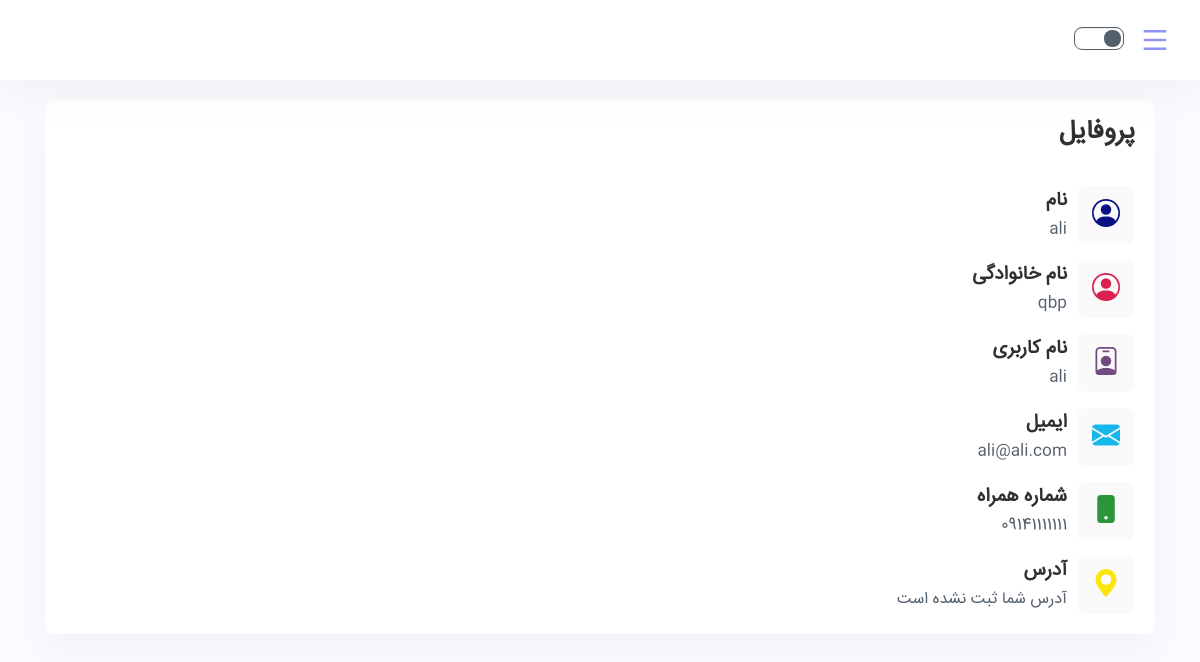
Screenshot of /user-profile-admin/ali with the database file from the repository.
### DongLand/models.py (models this page shows)
class User(AbstractUser):
    phone_number = models.CharField(max_length=100)
    address = models.CharField(max_length=200)

### DongLand/views.py (the view)
# urls.py: path('user-profile-admin/<username>', views.user_profile_admin, name='user_profile_admin'),
def user_profile_admin(request, username):
    list(messages.get_messages(request))
    user = User.objects.get(username=username)
    return render(request, "user_profile_admin.html", {"user": user})

### templates/user_profile_admin.html (shortened to what this page needs)
{% extends "admin_base.html" %}
{% load static %}
{% block content %}
    <div class="col-lg-12 col-md-12">
        <div class="card card-block card-stretch card-height">
            <div class="card-header">
                <div class="header-title">
                    <h4 class="card-title">پروفایل</h4>
                </div>
            </div>
            <div class="card-body">
                <ul class="list-inline p-0 m-0">
                    <li class="d-flex align-items-center mb-3">
                        <div class="profile-icon iq-icon-box rounded-small bg-light svg-danger text-center">
                        </div>
                        <div class="pl-3">
                            <h5>نام</h5>
                            <p class="mb-0">
                                {% if user.first_name %}
                                    {{ user.first_name }}
                                {% else %}
                                    نام شما ثبت نشده است
                                {% endif %}
                            </p>
                        </div>
                    </li>
                    <li class="d-flex align-items-center mb-3">
                        <div class="profile-icon iq-icon-box rounded-small bg-light svg-danger text-center">
                        </div>
                        <div class="pl-3">
                            <h5>نام خانوادگی</h5>
                            <p class="mb-0">
                                {% if user.last_name %}
                                    {{ user.last_name }}
                                {% else %}
                                    نام خانوادگی شما ثبت نشده است
                                {% endif %}
                            </p>
                        </div>
                    </li>
                    <li class="d-flex align-items-center mb-3">
                        <div class="profile-icon iq-icon-box rounded-small  bg-light svg-primary text-center">
                        </div>
                        <div class="pl-3">
                            <h5>نام کاربری</h5>
                            <p class="mb-0">
                                {% if user.username %}
                                    {{ user.username }}
                                {% else %}
                                    نام کاربری شما ثبت نشده است
                                {% endif %}
                            </p>
                        </div>
                    </li>
                    <li class="d-flex align-items-center mb-3">
                        <div class="profile-icon iq-icon-box rounded-small bg-light svg-warning text-center">
                        </div>
                        <div class="pl-3">
                            <h5>ایمیل</h5>
                            <p class="mb-0">
                                {% if user.email %}
                                    {{ user.email }}
                                {% else %}
                                    ایمیل شما ثبت نشده است
                                {% endif %}
                            </p>
                        </div>
                    </li>
                    <li class="d-flex align-items-center mb-3">
                        <div class="profile-icon iq-icon-box rounded-small  bg-light svg-success text-center">
                            <svg xmlns="http://www.w3.org/2000/svg" width="28" height="28" fill="#2c943a"
                                 class="bi bi-phone-fill" viewBox="0 0 16 16">
                                <path d="M3 2a2 2 0 0 1 2-2h6a2 2 0 0 1 2 2v12a2 2 0 0 1-2 2H5a2 2 0 0 1-2-2V2zm6 11a1 1 0 1 0-2 0 1 1 0 0 0 2 0z"/>
                            </svg>
                        </div>
                        <div class="pl-3">
                            <h5>شماره همراه</h5>
                            <p class="mb-0">
                                {% if user.phone_number %}
                                    {{ user.phone_number }}
                                {% else %}
                                    شماره همراه شما ثبت نشده است
                                {% endif %}
                            </p>
                        </div>
                    </li>
                    <li class="d-flex align-items-center">
                        <div class="profile-icon iq-icon-box rounded-small  bg-light svg-info text-center">
                            <svg xmlns="http://www.w3.org/2000/svg" width="28" height="28" fill="#fae60c"
                                 class="bi bi-geo-alt-fill" viewBox="0 0 16 16">
                                <path d="M8 16s6-5.686 6-10A6 6 0 0 0 2 6c0 4.314 6 10 6 10zm0-7a3 3 0 1 1 0-6 3 3 0 0 1 0 6z"/>
                            </svg>
                        </div>
                        <div class="pl-3">
                            <h5>آدرس</h5>
                            <p class="mb-0">
                                {% if user.address %}
                                    {{ user.address }}
                                {% else %}
                                    آدرس شما ثبت نشده است
                                {% endif %}
                            </p>
                        </div>
                    </li>
                </ul>
            </div>
        </div>
    </div>
{% endblock %}

### rows the page displays
User: first_name "ali", last_name "qbp", username "ali", email "ali@ali.com", phone_number "09141111111"
